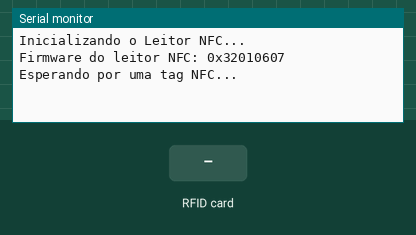
Bench run of a sketch on a simulated ESP32. Parts: the last lines printed to the serial monitor. Inputs (shaded band) come from the test bench.

Above: at 1.2 s.
1.3 s: RFID card 73 3C 2A 10 held to the reader
At 2.2 s:
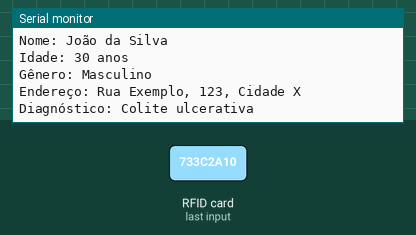
2.8 s: RFID card 5E 7A 19 C4 held to the reader
At 4.1 s:
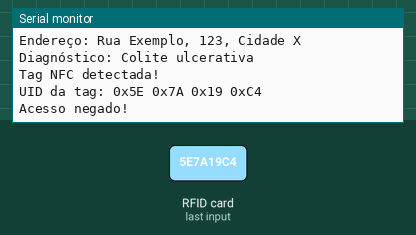

The sketch:

sketch_dec14b.ino
```cpp
#include <Wire.h>               // Inclui a biblioteca Wire para comunicação I2C
#include <Adafruit_PN532.h>     // Inclui a biblioteca Adafruit para o PN532

// Definição dos pinos I2C no ESP32
#define SDA_PIN 21              // Define o pino 21 do ESP32 como SDA
#define SCL_PIN 22              // Define o pino 22 do ESP32 como SCL

// Inicializa o objeto para o módulo NFC PN532 usando I2C
Adafruit_PN532 nfc(SDA_PIN, SCL_PIN);

// Protótipos das funções
void accessGranted();
void accessDenied();

void setup(void) {
  Serial.begin(115200);         // Inicia a comunicação serial a 115200 bps
  Serial.println("Inicializando o Leitor NFC...");

  // Inicializa a comunicação I2C com o módulo NFC
  nfc.begin();

  // Obtém a versão do firmware do PN532 para garantir que está funcionando corretamente
  uint32_t versiondata = nfc.getFirmwareVersion();
  if (!versiondata) {
    // Se não houver resposta do módulo, exibe uma mensagem de erro
    Serial.println("Não foi possível encontrar o leitor NFC.");
    while (1); // Trava o código se o leitor não for encontrado
  }

  // Exibe as informações do firmware no monitor serial
  Serial.print("Firmware do leitor NFC: 0x");
  Serial.println(versiondata, HEX); // Exibe a versão do firmware em hexadecimal

  // Configura o leitor NFC para modo passivo (para ler tags RFID/NFC)
  nfc.SAMConfig(); // Necessário para inicializar o modo de leitura passiva

  Serial.println("Esperando por uma tag NFC...");
}

void loop(void) {
  uint8_t success;               // Variável para verificar se a leitura foi bem-sucedida
  uint8_t uid[] = { 0, 0, 0, 0, 0, 0, 0 }; // Buffer para armazenar o UID da tag
  uint8_t uidLength;             // Variável para armazenar o comprimento do UID

  // Tenta detectar uma tag NFC próxima ao leitor
  success = nfc.readPassiveTargetID(PN532_MIFARE_ISO14443A, uid, &uidLength);

  if (success) {
    Serial.println("Tag NFC detectada!");
    Serial.print("UID da tag: ");
    String uidString = "";
    for (uint8_t i = 0; i < uidLength; i++) {
      Serial.print("0x");
      Serial.print(uid[i], HEX);
      Serial.print(" ");
      uidString += String(uid[i], HEX);
      if (i < uidLength - 1) uidString += " ";
    }
    Serial.println();

    // Verifica se a UID é a esperada
    if (uidString.equalsIgnoreCase("73 3C 2A 10")) {
      accessGranted();
    } else {
      accessDenied();
    }
  }
}

// Função chamada quando o acesso é permitido
void accessGranted() {
  Serial.println("Acesso permitido!");

  // Dados fictícios do paciente
  String pacienteNome = "João da Silva";
  String pacienteIdade = "30 anos";
  String pacienteGenero = "Masculino";
  String pacienteEndereco = "Rua Exemplo, 123, Cidade X";
  String pacienteDiagnostico = "Colite ulcerativa";

  // Exibe os dados do paciente no Serial Monitor
  Serial.println("Dados do Paciente:");
  Serial.print("Nome: ");
  Serial.println(pacienteNome);
  Serial.print("Idade: ");
  Serial.println(pacienteIdade);
  Serial.print("Gênero: ");
  Serial.println(pacienteGenero);
  Serial.print("Endereço: ");
  Serial.println(pacienteEndereco);
  Serial.print("Diagnóstico: ");
  Serial.println(pacienteDiagnostico);
}

// Função chamada quando o acesso é negado
void accessDenied() {
  Serial.println("Acesso negado!");
}
```

Measured:
- after the input at 1.3 s, the serial monitor: prints a new line at once (image 1)
- after the input at 2.8 s, the serial monitor: prints a new line at once (image 2)
